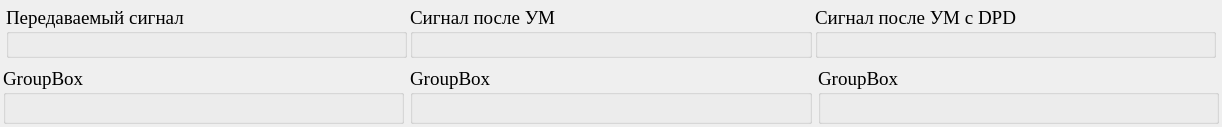
              <widget class="QWidget" name="scrollAreaTimeDomainWidgetContents">
               <property name="geometry">
                <rect>
                 <x>0</x>
                 <y>0</y>
                 <width>1222</width>
                 <height>127</height>
                </rect>
               </property>
               <layout class="QVBoxLayout" name="verticalLayout_70">
                <property name="leftMargin">
                 <number>3</number>
                </property>
                <property name="topMargin">
                 <number>3</number>
                </property>
                <property name="rightMargin">
                 <number>3</number>
                </property>
                <property name="bottomMargin">
                 <number>3</number>
                </property>
                <item>
                 <layout class="QHBoxLayout" name="horizontalLayout_9">
                  <property name="spacing">
                   <number>3</number>
                  </property>
                  <property name="leftMargin">
                   <number>3</number>
                  </property>
                  <property name="topMargin">
                   <number>3</number>
                  </property>
                  <property name="rightMargin">
                   <number>3</number>
                  </property>
                  <property name="bottomMargin">
                   <number>3</number>
                  </property>
                  <item>
                   <widget class="QGroupBox" name="TimeDomainGraph1_GroupBox">
                    <property name="minimumSize">
                     <size>
                      <width>400</width>
                      <height>0</height>
                     </size>
                    </property>
                    <property name="font">
                     <font>
                      <family>Times New Roman</family>
                      <pointsize>14</pointsize>
                     </font>
                    </property>
                    <property name="title">
                     <string>Передаваемый сигнал</string>
                    </property>
                    <layout class="QVBoxLayout" name="verticalLayout_71">
                     <property name="spacing">
                      <number>3</number>
                     </property>
                     <property name="leftMargin">
                      <number>3</number>
                     </property>
                     <property name="topMargin">
                      <number>3</number>
                     </property>
                     <property name="rightMargin">
                      <number>3</number>
                     </property>
                     <property name="bottomMargin">
                      <number>3</number>
                     </property>
                     <item>
                      <widget class="QWidget" name="TimeDomainGraph1_Widget" native="true"/>
                     </item>
                    </layout>
                   </widget>
                  </item>
                  <item>
                   <widget class="QGroupBox" name="TimeDomainGraph2_GroupBox">
                    <property name="minimumSize">
                     <size>
                      <width>400</width>
                      <height>0</height>
                     </size>
                    </property>
                    <property name="font">
                     <font>
                      <family>Times New Roman</family>
                      <pointsize>14</pointsize>
                     </font>
                    </property>
                    <property name="title">
                     <string>Сигнал после УМ</string>
                    </property>
                    <layout class="QVBoxLayout" name="verticalLayout_72">
                     <property name="spacing">
                      <number>3</number>
                     </property>
                     <property name="leftMargin">
                      <number>3</number>
                     </property>
                     <property name="topMargin">
                      <number>3</number>
                     </property>
                     <property name="rightMargin">
                      <number>3</number>
                     </property>
                     <property name="bottomMargin">
                      <number>3</number>
                     </property>
                     <item>
                      <widget class="QWidget" name="TimeDomainGraph2_Widget" native="true"/>
                     </item>
                    </layout>
                   </widget>
                  </item>
                  <item>
                   <widget class="QGroupBox" name="TimeDomainGraph3_GroupBox">
                    <property name="minimumSize">
                     <size>
                      <width>400</width>
                      <height>0</height>
                     </size>
                    </property>
                    <property name="font">
                     <font>
                      <family>Times New Roman</family>
                      <pointsize>14</pointsize>
                     </font>
                    </property>
                    <property name="title">
                     <string>Сигнал после УМ с DPD</string>
                    </property>
                    <layout class="QVBoxLayout" name="verticalLayout_73">
                     <property name="spacing">
                      <number>3</number>
                     </property>
                     <property name="leftMargin">
                      <number>3</number>
                     </property>
                     <property name="topMargin">
                      <number>3</number>
                     </property>
                     <property name="rightMargin">
                      <number>3</number>
                     </property>
                     <property name="bottomMargin">
                      <number>3</number>
                     </property>
                     <item>
                      <widget class="QWidget" name="TimeDomainGraph3_Widget" native="true"/>
                     </item>
                    </layout>
                   </widget>
                  </item>
                 </layout>
                </item>
                <item>
                 <layout class="QHBoxLayout" name="horizontalLayout_10">
                  <item>
                   <widget class="QGroupBox" name="TimeDomainGraph4_GroupBox">
                    <property name="minimumSize">
                     <size>
                      <width>400</width>
                      <height>0</height>
                     </size>
                    </property>
                    <property name="font">
                     <font>
                      <family>Times New Roman</family>
                      <pointsize>14</pointsize>
                     </font>
                    </property>
                    <property name="title">
                     <string>GroupBox</string>
                    </property>
                    <layout class="QVBoxLayout" name="verticalLayout_74">
                     <property name="spacing">
                      <number>3</number>
                     </property>
                     <property name="leftMargin">
                      <number>3</number>
                     </property>
                     <property name="topMargin">
                      <number>3</number>
                     </property>
                     <property name="rightMargin">
                      <number>3</number>
                     </property>
                     <property name="bottomMargin">
                      <number>3</number>
                     </property>
                     <item>
                      <widget class="QWidget" name="TimeDomainGraph4_Widget" native="true"/>
                     </item>
                    </layout>
                   </widget>
                  </item>
                  <item>
                   <widget class="QGroupBox" name="TimeDomainGraph5_GroupBox">
                    <property name="minimumSize">
                     <size>
                      <width>400</width>
                      <height>0</height>
                     </size>
                    </property>
                    <property name="font">
                     <font>
                      <family>Times New Roman</family>
                      <pointsize>14</pointsize>
                     </font>
                    </property>
                    <property name="title">
                     <string>GroupBox</string>
                    </property>
                    <layout class="QVBoxLayout" name="verticalLayout_75">
                     <property name="spacing">
                      <number>3</number>
                     </property>
                     <property name="leftMargin">
                      <number>3</number>
                     </property>
                     <property name="topMargin">
                      <number>3</number>
                     </property>
                     <property name="rightMargin">
                      <number>3</number>
                     </property>
                     <property name="bottomMargin">
                      <number>3</number>
                     </property>
                     <item>
                      <widget class="QWidget" name="TimeDomainGraph5_Widget" native="true"/>
                     </item>
                    </layout>
                   </widget>
                  </item>
                  <item>
                   <widget class="QGroupBox" name="TimeDomainGraph6_GroupBox">
                    <property name="minimumSize">
                     <size>
                      <width>400</width>
                      <height>0</height>
                     </size>
                    </property>
                    <property name="font">
                     <font>
                      <family>Times New Roman</family>
                      <pointsize>14</pointsize>
                     </font>
                    </property>
                    <property name="title">
                     <string>GroupBox</string>
                    </property>
                    <layout class="QVBoxLayout" name="verticalLayout_76">
                     <property name="spacing">
                      <number>3</number>
                     </property>
                     <property name="leftMargin">
                      <number>3</number>
                     </property>
                     <property name="topMargin">
                      <number>3</number>
                     </property>
                     <property name="rightMargin">
                      <number>3</number>
                     </property>
                     <property name="bottomMargin">
                      <number>3</number>
                     </property>
                     <item>
                      <widget class="QWidget" name="TimeDomainGraph6_Widget" native="true"/>
                     </item>
                    </layout>
                   </widget>
                  </item>
                 </layout>
                </item>
               </layout>
              </widget>
